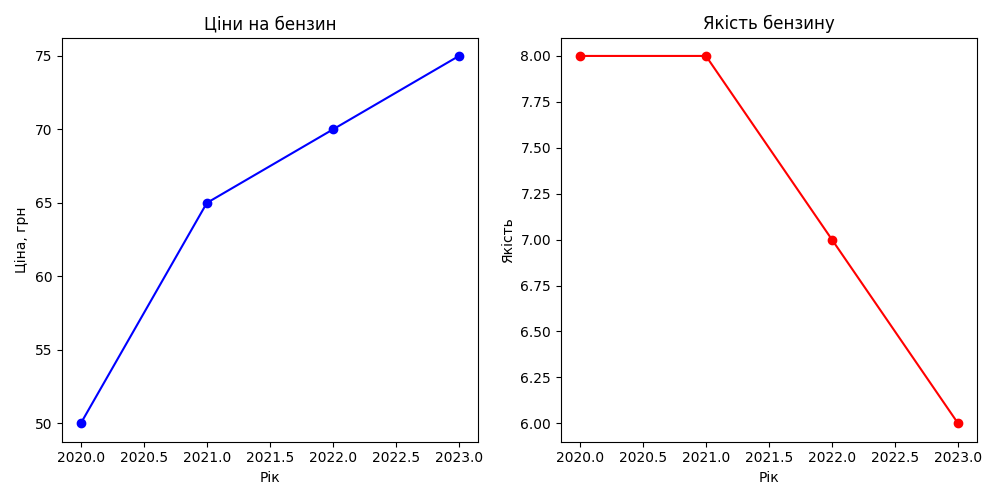

This chart was generated by the following Python code:
import matplotlib.pyplot as plt

# Сорти бензину
time = [2020, 2021, 2022, 2023]
# Ціни на бензин
prices = [50, 65, 70, 75]
# Якість бензину (від 1 до 10, де 10 - найвища якість)
quality = [8, 8, 7, 6]

plt.figure(figsize=(10, 5))

# Побудова графіків
plt.subplot(1, 2, 1)
plt.plot(time, prices, marker='o', linestyle='-', color='b')
plt.title('Ціни на бензин')
plt.xlabel('Рік')
plt.ylabel('Ціна, грн')

plt.subplot(1, 2, 2)
plt.plot(time, quality, marker='o', linestyle='-', color='r')
plt.title('Якість бензину')
plt.xlabel('Рік')
plt.ylabel('Якість')

plt.tight_layout()
plt.savefig('d3.png')
plt.show()


